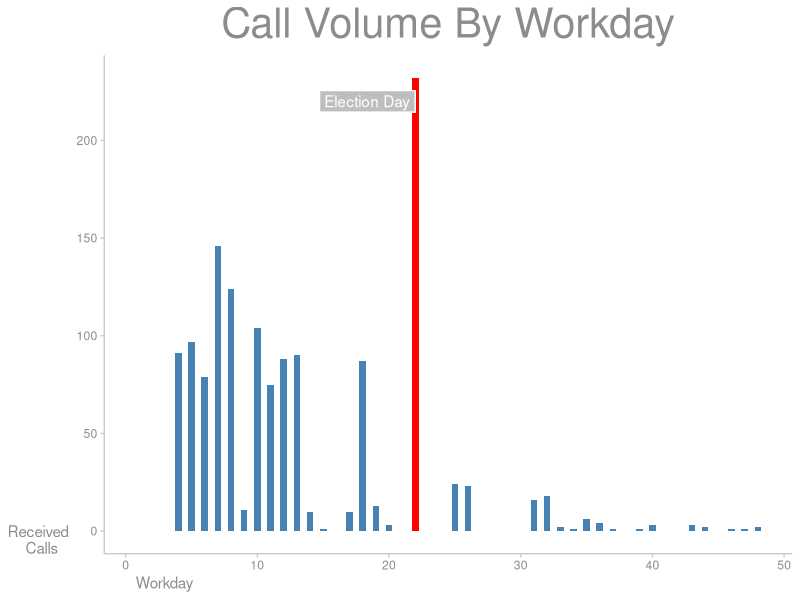

Here is the R script that generated this plot:
# Load tidyverse
library(tidyverse)

# Import CSV of final numbers
raw <- read_csv('BOEProductivity.csv')
raw <- as_tibble(raw)

# Modify for plotting
calls <- raw
calls$InboundCalls <- calls$InboundCalls %>% replace_na(0)
calls %>%
  mutate(highlight_flag = ifelse(Day == "20", T, F))

# Plot Inbound Calls
callz <- calls %>%
  mutate(BigBar=ifelse(Day==22, "1", "0"))

callz %>%
  ggplot(aes(x=Day, y=InboundCalls, fill=BigBar)) +
  theme_classic() +
  geom_col(width=0.5)+
  scale_fill_manual( values = c( "1"="red", "0"="steelblue" ), guide = FALSE )+
  geom_label(label = "Election Day", x = 18.35, y = 220,
             label.padding = unit(0.25, "lines"), # Rectangle size around label
             label.r = unit(0, "lines"),
             label.size = 0.35,
             color = "white",
             fill="grey",
             inherit.aes = TRUE) +
  labs(y = "Received \n Calls",
       title = "Call Volume By Workday", x = "Workday") +
  theme(axis.title.y = element_text(angle = 0, vjust = 0, color = "grey55"),
        axis.title.x = element_text(hjust = 0.05, color = "grey55"),
        plot.title = element_text(hjust = 0.5, color = "grey55", size = 30),
        axis.line = element_line(color = "grey80"),
        axis.ticks = element_line(color = "grey80"),
        axis.text = element_text(color = "grey55"))
